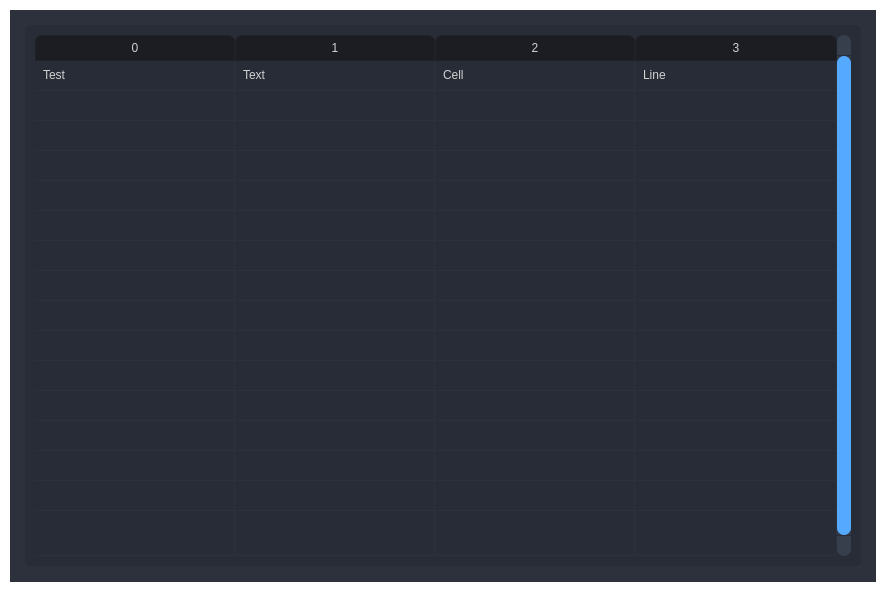
  <widget class="QWidget" name="centralwidget">
   <property name="styleSheet">
    <string notr="true">background: transparent;
color: rgb(210, 210, 210);</string>
   </property>
   <layout class="QHBoxLayout" name="horizontalLayout">
    <property name="spacing">
     <number>0</number>
    </property>
    <property name="leftMargin">
     <number>10</number>
    </property>
    <property name="topMargin">
     <number>10</number>
    </property>
    <property name="rightMargin">
     <number>10</number>
    </property>
    <property name="bottomMargin">
     <number>10</number>
    </property>
    <item>
     <widget class="QFrame" name="frame_main">
      <property name="styleSheet">
       <string notr="true">/* LINE EDIT */
QLineEdit {
	background-color: rgb(27, 29, 35);
	border-radius: 5px;
	border: 2px solid rgb(27, 29, 35);
	padding-left: 10px;
}
QLineEdit:hover {
	border: 2px solid rgb(64, 71, 88);
}
QLineEdit:focus {
	border: 2px solid rgb(91, 101, 124);
}

/* SCROLL BARS */
QScrollBar:horizontal {
    border: none;
    background: rgb(52, 59, 72);
    height: 14px;
    margin: 0px 21px 0 21px;
	border-radius: 0px;
}
QScrollBar::handle:horizontal {
    background: rgb(85, 170, 255);
    min-width: 25px;
	border-radius: 7px
}
QScrollBar::add-line:horizontal {
    border: none;
    background: rgb(55, 63, 77);
    width: 20px;
	border-top-right-radius: 7px;
    border-bottom-right-radius: 7px;
    subcontrol-position: right;
    subcontrol-origin: margin;
}
QScrollBar::sub-line:horizontal {
    border: none;
    background: rgb(55, 63, 77);
    width: 20px;
	border-top-left-radius: 7px;
    border-bottom-left-radius: 7px;
    subcontrol-position: left;
    subcontrol-origin: margin;
}
QScrollBar::up-arrow:horizontal, QScrollBar::down-arrow:horizontal
{
     background: none;
}
QScrollBar::add-page:horizontal, QScrollBar::sub-page:horizontal
{
     background: none;
}
 QScrollBar:vertical {
	border: none;
    background: rgb(52, 59, 72);
    width: 14px;
    margin: 21px 0 21px 0;
	border-radius: 0px;
 }
 QScrollBar::handle:vertical {	
	background: rgb(85, 170, 255);
    min-height: 25px;
	border-radius: 7px
 }
 QScrollBar::add-line:vertical {
     border: none;
    background: rgb(55, 63, 77);
     height: 20px;
	border-bottom-left-radius: 7px;
    border-bottom-right-radius: 7px;
     subcontrol-position: bottom;
     subcontrol-origin: margin;
 }
 QScrollBar::sub-line:vertical {
	border: none;
    background: rgb(55, 63, 77);
     height: 20px;
	border-top-left-radius: 7px;
    border-top-right-radius: 7px;
     subcontrol-position: top;
     subcontrol-origin: margin;
 }
 QScrollBar::up-arrow:vertical, QScrollBar::down-arrow:vertical {
     background: none;
 }

 QScrollBar::add-page:vertical, QScrollBar::sub-page:vertical {
     background: none;
 }

/* CHECKBOX */
QCheckBox::indicator {
    border: 3px solid rgb(52, 59, 72);
	width: 15px;
	height: 15px;
	border-radius: 10px;
    background: rgb(44, 49, 60);
}
QCheckBox::indicator:hover {
    border: 3px solid rgb(58, 66, 81);
}
QCheckBox::indicator:checked {
    background: 3px solid rgb(52, 59, 72);
	border: 3px solid rgb(52, 59, 72);	
	background-image: url(:/16x16/icons/16x16/cil-check-alt.png);
}

/* RADIO BUTTON */
QRadioButton::indicator {
    border: 3px solid rgb(52, 59, 72);
	width: 15px;
	height: 15px;
	border-radius: 10px;
    background: rgb(44, 49, 60);
}
QRadioButton::indicator:hover {
    border: 3px solid rgb(58, 66, 81);
}
QRadioButton::indicator:checked {
    background: 3px solid rgb(94, 106, 130);
	border: 3px solid rgb(52, 59, 72);	
}

/* COMBOBOX */
QComboBox{
	background-color: rgb(27, 29, 35);
	border-radius: 5px;
	border: 2px solid rgb(27, 29, 35);
	padding: 5px;
	padding-left: 10px;
}
QComboBox:hover{
	border: 2px solid rgb(64, 71, 88);
}
QComboBox::drop-down {
	subcontrol-origin: padding;
	subcontrol-position: top right;
	width: 25px; 
	border-left-width: 3px;
	border-left-color: rgba(39, 44, 54, 150);
	border-left-style: solid;
	border-top-right-radius: 3px;
	border-bottom-right-radius: 3px;	
	background-image: url(:/16x16/icons/16x16/cil-arrow-bottom.png);
	background-position: center;
	background-repeat: no-reperat;
 }
QComboBox QAbstractItemView {
	color: rgb(85, 170, 255);	
	background-color: rgb(27, 29, 35);
	padding: 10px;
	selection-background-color: rgb(39, 44, 54);
}

/* SLIDERS */
QSlider::groove:horizontal {
    border-radius: 9px;
    height: 18px;
	margin: 0px;
	background-color: rgb(52, 59, 72);
}
QSlider::groove:horizontal:hover {
	background-color: rgb(55, 62, 76);
}
QSlider::handle:horizontal {
    background-color: rgb(85, 170, 255);
    border: none;
    height: 18px;
    width: 18px;
    margin: 0px;
	border-radius: 9px;
}
QSlider::handle:horizontal:hover {
    background-color: rgb(105, 180, 255);
}
QSlider::handle:horizontal:pressed {
    background-color: rgb(65, 130, 195);
}

QSlider::groove:vertical {
    border-radius: 9px;
    width: 18px;
    margin: 0px;
	background-color: rgb(52, 59, 72);
}
QSlider::groove:vertical:hover {
	background-color: rgb(55, 62, 76);
}
QSlider::handle:vertical {
    background-color: rgb(85, 170, 255);
	border: none;
    height: 18px;
    width: 18px;
    margin: 0px;
	border-radius: 9px;
}
QSlider::handle:vertical:hover {
    background-color: rgb(105, 180, 255);
}
QSlider::handle:vertical:pressed {
    background-color: rgb(65, 130, 195);
}

</string>
      </property>
      <property name="frameShape">
       <enum>QFrame::NoFrame</enum>
      </property>
      <property name="frameShadow">
       <enum>QFrame::Raised</enum>
      </property>
      <layout class="QVBoxLayout" name="verticalLayout">
       <property name="spacing">
        <number>0</number>
       </property>
       <property name="leftMargin">
        <number>0</number>
       </property>
       <property name="topMargin">
        <number>0</number>
       </property>
       <property name="rightMargin">
        <number>0</number>
       </property>
       <property name="bottomMargin">
        <number>0</number>
       </property>
       <item>
        <widget class="QFrame" name="frame_center">
         <property name="sizePolicy">
          <sizepolicy hsizetype="Expanding" vsizetype="Expanding">
           <horstretch>0</horstretch>
           <verstretch>0</verstretch>
          </sizepolicy>
         </property>
         <property name="styleSheet">
          <string notr="true">background-color: rgb(40, 44, 52);</string>
         </property>
         <property name="frameShape">
          <enum>QFrame::NoFrame</enum>
         </property>
         <property name="frameShadow">
          <enum>QFrame::Raised</enum>
         </property>
         <layout class="QHBoxLayout" name="horizontalLayout_2">
          <property name="spacing">
           <number>0</number>
          </property>
          <property name="leftMargin">
           <number>0</number>
          </property>
          <property name="topMargin">
           <number>0</number>
          </property>
          <property name="rightMargin">
           <number>0</number>
          </property>
          <property name="bottomMargin">
           <number>0</number>
          </property>
          <item>
           <widget class="QFrame" name="frame_content_right">
            <property name="styleSheet">
             <string notr="true">background-color: rgb(44, 49, 60);</string>
            </property>
            <property name="frameShape">
             <enum>QFrame::NoFrame</enum>
            </property>
            <property name="frameShadow">
             <enum>QFrame::Raised</enum>
            </property>
            <layout class="QVBoxLayout" name="verticalLayout_4">
             <property name="spacing">
              <number>0</number>
             </property>
             <property name="leftMargin">
              <number>0</number>
             </property>
             <property name="topMargin">
              <number>0</number>
             </property>
             <property name="rightMargin">
              <number>0</number>
             </property>
             <property name="bottomMargin">
              <number>0</number>
             </property>
             <item>
              <widget class="QFrame" name="frame_content">
               <property name="frameShape">
                <enum>QFrame::NoFrame</enum>
               </property>
               <property name="frameShadow">
                <enum>QFrame::Raised</enum>
               </property>
               <layout class="QVBoxLayout" name="verticalLayout_9">
                <property name="spacing">
                 <number>0</number>
                </property>
                <property name="leftMargin">
                 <number>5</number>
                </property>
                <property name="topMargin">
                 <number>5</number>
                </property>
                <property name="rightMargin">
                 <number>5</number>
                </property>
                <property name="bottomMargin">
                 <number>5</number>
                </property>
                <item>
                 <widget class="QStackedWidget" name="stackedWidget">
                  <property name="styleSheet">
                   <string notr="true">background: transparent;</string>
                  </property>
                  <property name="currentIndex">
                   <number>0</number>
                  </property>
                  <widget class="QWidget" name="page_widgets">
                   <layout class="QVBoxLayout" name="verticalLayout_6">
                    <item>
                     <widget class="QFrame" name="frame_3">
                      <property name="minimumSize">
                       <size>
                        <width>0</width>
                        <height>150</height>
                       </size>
                      </property>
                      <property name="frameShape">
                       <enum>QFrame::StyledPanel</enum>
                      </property>
                      <property name="frameShadow">
                       <enum>QFrame::Raised</enum>
                      </property>
                      <layout class="QHBoxLayout" name="horizontalLayout_12">
                       <property name="spacing">
                        <number>0</number>
                       </property>
                       <property name="leftMargin">
                        <number>0</number>
                       </property>
                       <property name="topMargin">
                        <number>0</number>
                       </property>
                       <property name="rightMargin">
                        <number>0</number>
                       </property>
                       <property name="bottomMargin">
                        <number>0</number>
                       </property>
                       <item>
                        <widget class="QTableWidget" name="tableWidget">
                         <property name="sizePolicy">
                          <sizepolicy hsizetype="Expanding" vsizetype="Expanding">
                           <horstretch>0</horstretch>
                           <verstretch>0</verstretch>
                          </sizepolicy>
                         </property>
                         <property name="palette">
                          <palette>
                           <active>
                            <colorrole role="WindowText">
                             <brush brushstyle="SolidPattern">
                              <color alpha="255">
                               <red>210</red>
                               <green>210</green>
                               <blue>210</blue>
                              </color>
                             </brush>
                            </colorrole>
                            <colorrole role="Button">
                             <brush brushstyle="SolidPattern">
                              <color alpha="255">
                               <red>39</red>
                               <green>44</green>
                               <blue>54</blue>
                              </color>
                             </brush>
                            </colorrole>
                            <colorrole role="Text">
                             <brush brushstyle="SolidPattern">
                              <color alpha="255">
                               <red>210</red>
                               <green>210</green>
                               <blue>210</blue>
                              </color>
                             </brush>
                            </colorrole>
                            <colorrole role="ButtonText">
                             <brush brushstyle="SolidPattern">
                              <color alpha="255">
                               <red>210</red>
                               <green>210</green>
                               <blue>210</blue>
                              </color>
                             </brush>
                            </colorrole>
                            <colorrole role="Base">
                             <brush brushstyle="SolidPattern">
                              <color alpha="255">
                               <red>39</red>
                               <green>44</green>
                               <blue>54</blue>
                              </color>
                             </brush>
                            </colorrole>
                            <colorrole role="Window">
                             <brush brushstyle="SolidPattern">
                              <color alpha="255">
                               <red>39</red>
                               <green>44</green>
                               <blue>54</blue>
                              </color>
                             </brush>
                            </colorrole>
                            <colorrole role="PlaceholderText">
                             <brush brushstyle="NoBrush">
                              <color alpha="128">
                               <red>210</red>
                               <green>210</green>
                               <blue>210</blue>
                              </color>
                             </brush>
                            </colorrole>
                           </active>
                           <inactive>
                            <colorrole role="WindowText">
                             <brush brushstyle="SolidPattern">
                              <color alpha="255">
                               <red>210</red>
                               <green>210</green>
                               <blue>210</blue>
                              </color>
                             </brush>
                            </colorrole>
                            <colorrole role="Button">
                             <brush brushstyle="SolidPattern">
                              <color alpha="255">
                               <red>39</red>
                               <green>44</green>
                               <blue>54</blue>
                              </color>
                             </brush>
                            </colorrole>
                            <colorrole role="Text">
                             <brush brushstyle="SolidPattern">
                              <color alpha="255">
                               <red>210</red>
                               <green>210</green>
                               <blue>210</blue>
                              </color>
                             </brush>
                            </colorrole>
                            <colorrole role="ButtonText">
                             <brush brushstyle="SolidPattern">
                              <color alpha="255">
                               <red>210</red>
                               <green>210</green>
                               <blue>210</blue>
                              </color>
                             </brush>
                            </colorrole>
                            <colorrole role="Base">
                             <brush brushstyle="SolidPattern">
                              <color alpha="255">
                               <red>39</red>
                               <green>44</green>
                               <blue>54</blue>
                              </color>
                             </brush>
                            </colorrole>
                            <colorrole role="Window">
                             <brush brushstyle="SolidPattern">
                              <color alpha="255">
                               <red>39</red>
                               <green>44</green>
                               <blue>54</blue>
                              </color>
                             </brush>
                            </colorrole>
                            <colorrole role="PlaceholderText">
                             <brush brushstyle="NoBrush">
                              <color alpha="128">
                               <red>210</red>
                               <green>210</green>
                               <blue>210</blue>
                              </color>
                             </brush>
                            </colorrole>
                           </inactive>
                           <disabled>
                            <colorrole role="WindowText">
                             <brush brushstyle="SolidPattern">
                              <color alpha="255">
                               <red>210</red>
                               <green>210</green>
                               <blue>210</blue>
                              </color>
                             </brush>
                            </colorrole>
                            <colorrole role="Button">
                             <brush brushstyle="SolidPattern">
                              <color alpha="255">
                               <red>39</red>
                               <green>44</green>
                               <blue>54</blue>
                              </color>
                             </brush>
                            </colorrole>
                            <colorrole role="Text">
                             <brush brushstyle="SolidPattern">
                              <color alpha="255">
                               <red>210</red>
                               <green>210</green>
                               <blue>210</blue>
                              </color>
                             </brush>
                            </colorrole>
                            <colorrole role="ButtonText">
                             <brush brushstyle="SolidPattern">
                              <color alpha="255">
                               <red>210</red>
                               <green>210</green>
                               <blue>210</blue>
                              </color>
                             </brush>
                            </colorrole>
                            <colorrole role="Base">
                             <brush brushstyle="SolidPattern">
                              <color alpha="255">
                               <red>39</red>
                               <green>44</green>
                               <blue>54</blue>
                              </color>
                             </brush>
                            </colorrole>
                            <colorrole role="Window">
                             <brush brushstyle="SolidPattern">
                              <color alpha="255">
                               <red>39</red>
                               <green>44</green>
                               <blue>54</blue>
                              </color>
                             </brush>
                            </colorrole>
                            <colorrole role="PlaceholderText">
                             <brush brushstyle="NoBrush">
                              <color alpha="128">
                               <red>210</red>
                               <green>210</green>
                               <blue>210</blue>
                              </color>
                             </brush>
                            </colorrole>
                           </disabled>
                          </palette>
                         </property>
                         <property name="styleSheet">
                          <string notr="true">QTableWidget {	
	background-color: rgb(39, 44, 54);
	padding: 10px;
	border-radius: 5px;
	gridline-color: rgb(44, 49, 60);
	border-bottom: 1px solid rgb(44, 49, 60);
}
QTableWidget::item{
	border-color: rgb(44, 49, 60);
	padding-left: 5px;
	padding-right: 5px;
	gridline-color: rgb(44, 49, 60);
}
QTableWidget::item:selected{
	background-color: rgb(85, 170, 255);
}
QScrollBar:horizontal {
    border: none;
    background: rgb(52, 59, 72);
    height: 14px;
    margin: 0px 21px 0 21px;
	border-radius: 0px;
}
 QScrollBar:vertical {
	border: none;
    background: rgb(52, 59, 72);
    width: 14px;
    margin: 21px 0 21px 0;
	border-radius: 0px;
 }
QHeaderView::section{
	Background-color: rgb(39, 44, 54);
	max-width: 30px;
	border: 1px solid rgb(44, 49, 60);
	border-style: none;
    border-bottom: 1px solid rgb(44, 49, 60);
    border-right: 1px solid rgb(44, 49, 60);
}
QTableWidget::horizontalHeader {	
	background-color: rgb(81, 255, 0);
}
QHeaderView::section:horizontal
{
    border: 1px solid rgb(32, 34, 42);
	background-color: rgb(27, 29, 35);
	padding: 3px;
	border-top-left-radius: 7px;
    border-top-right-radius: 7px;
}
QHeaderView::section:vertical
{
    border: 1px solid rgb(44, 49, 60);
}
</string>
                         </property>
                         <property name="frameShape">
                          <enum>QFrame::NoFrame</enum>
                         </property>
                         <property name="verticalScrollBarPolicy">
                          <enum>Qt::ScrollBarAlwaysOn</enum>
                         </property>
                         <property name="sizeAdjustPolicy">
                          <enum>QAbstractScrollArea::AdjustToContents</enum>
                         </property>
                         <property name="editTriggers">
                          <set>QAbstractItemView::NoEditTriggers</set>
                         </property>
                         <property name="alternatingRowColors">
                          <bool>false</bool>
                         </property>
                         <property name="selectionMode">
                          <enum>QAbstractItemView::SingleSelection</enum>
                         </property>
                         <property name="selectionBehavior">
                          <enum>QAbstractItemView::SelectRows</enum>
                         </property>
                         <property name="showGrid">
                          <bool>true</bool>
                         </property>
                         <property name="gridStyle">
                          <enum>Qt::SolidLine</enum>
                         </property>
                         <property name="sortingEnabled">
                          <bool>false</bool>
                         </property>
                         <attribute name="horizontalHeaderVisible">
                          <bool>true</bool>
                         </attribute>
                         <attribute name="horizontalHeaderCascadingSectionResizes">
                          <bool>true</bool>
                         </attribute>
                         <attribute name="horizontalHeaderDefaultSectionSize">
                          <number>200</number>
                         </attribute>
                         <attribute name="horizontalHeaderStretchLastSection">
                          <bool>true</bool>
                         </attribute>
                         <attribute name="verticalHeaderVisible">
                          <bool>false</bool>
                         </attribute>
                         <attribute name="verticalHeaderCascadingSectionResizes">
                          <bool>false</bool>
                         </attribute>
                         <attribute name="verticalHeaderHighlightSections">
                          <bool>false</bool>
                         </attribute>
                         <attribute name="verticalHeaderStretchLastSection">
                          <bool>true</bool>
                         </attribute>
                         <row>
                          <property name="text">
                           <string>New Row</string>
                          </property>
                          <property name="font">
                           <font>
                            <family>Segoe UI</family>
                           </font>
                          </property>
                         </row>
                         <row>
                          <property name="text">
                           <string>New Row</string>
                          </property>
                         </row>
                         <row>
                          <property name="text">
                           <string>New Row</string>
                          </property>
                         </row>
                         <row>
                          <property name="text">
                           <string>New Row</string>
                          </property>
                         </row>
                         <row>
                          <property name="text">
                           <string>New Row</string>
                          </property>
                         </row>
                         <row>
                          <property name="text">
                           <string>New Row</string>
                          </property>
                         </row>
                         <row>
                          <property name="text">
                           <string>New Row</string>
                          </property>
                         </row>
                         <row>
                          <property name="text">
                           <string>New Row</string>
                          </property>
                         </row>
                         <row>
                          <property name="text">
                           <string>New Row</string>
                          </property>
                         </row>
                         <row>
                          <property name="text">
                           <string>New Row</string>
                          </property>
                         </row>
                         <row>
                          <property name="text">
                           <string>New Row</string>
                          </property>
                         </row>
                         <row>
                          <property name="text">
                           <string>New Row</string>
                          </property>
                         </row>
                         <row>
                          <property name="text">
                           <string>New Row</string>
                          </property>
                         </row>
                         <row>
                          <property name="text">
                           <string>New Row</string>
                          </property>
                         </row>
                         <row>
                          <property name="text">
                           <string>New Row</string>
                          </property>
                         </row>
                         <row>
                          <property name="text">
                           <string>New Row</string>
                          </property>
                         </row>
                         <column>
                          <property name="text">
                           <string>0</string>
                          </property>
                         </column>
                         <column>
                          <property name="text">
                           <string>1</string>
                          </property>
                         </column>
                         <column>
                          <property name="text">
                           <string>2</string>
                          </property>
                         </column>
                         <column>
                          <property name="text">
                           <string>3</string>
                          </property>
                         </column>
                         <item row="0" column="0">
                          <property name="text">
                           <string>Test</string>
                          </property>
                         </item>
                         <item row="0" column="1">
                          <property name="text">
                           <string>Text</string>
                          </property>
                         </item>
                         <item row="0" column="2">
                          <property name="text">
                           <string>Cell</string>
                          </property>
                         </item>
                         <item row="0" column="3">
                          <property name="text">
                           <string>Line</string>
                          </property>
                         </item>
                        </widget>
                       </item>
                      </layout>
                     </widget>
                    </item>
                   </layout>
                  </widget>
                 </widget>
                </item>
               </layout>
              </widget>
             </item>
            </layout>
           </widget>
          </item>
         </layout>
        </widget>
       </item>
      </layout>
     </widget>
    </item>
   </layout>
  </widget>
